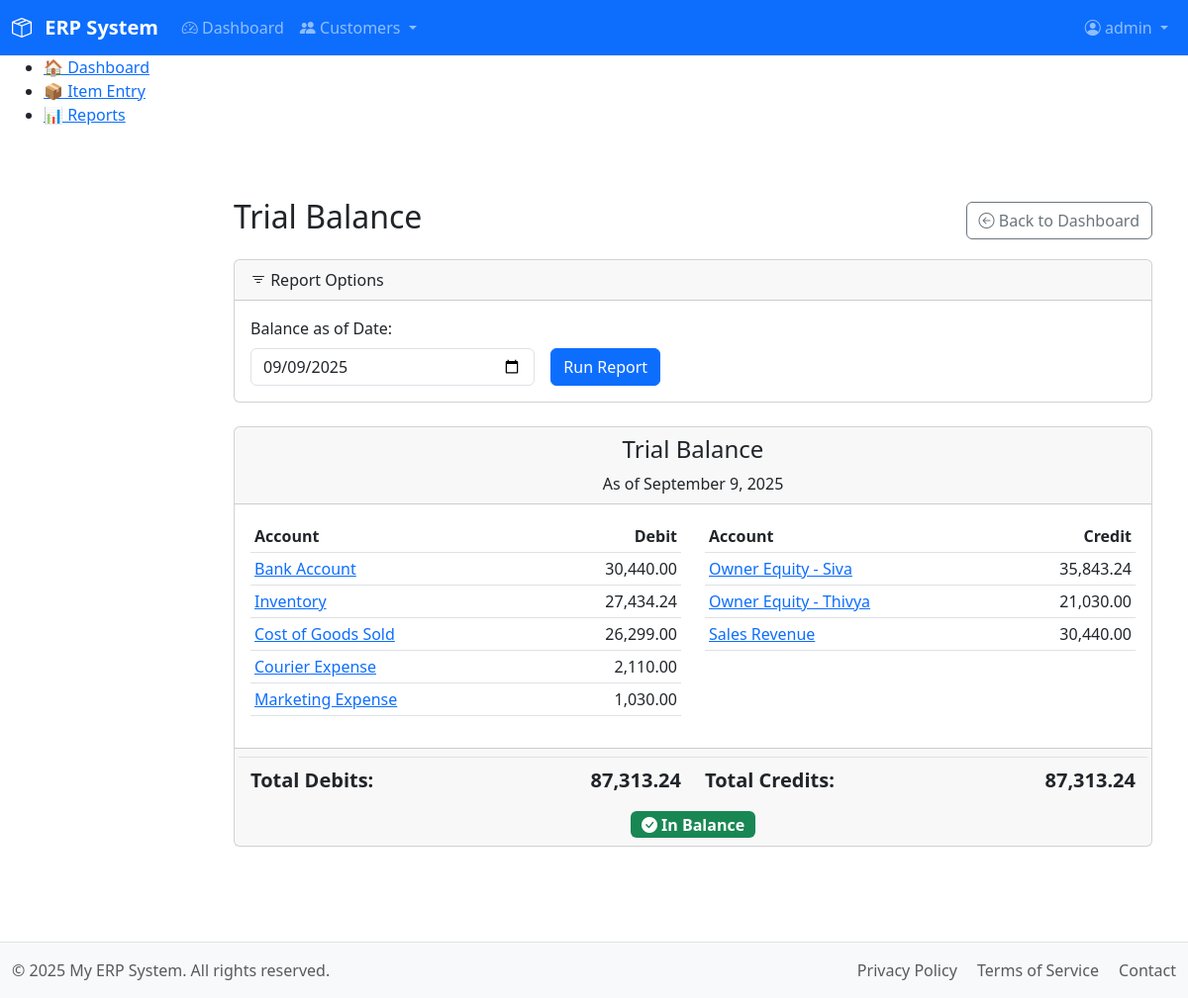
The app's page /modules/accounts/report_trial_balance.php (signed in) with its own data.
### tables this page shows
CREATE TABLE `acc_chartofaccounts` (
  `account_id` int(11) NOT NULL AUTO_INCREMENT,
  `account_name` varchar(255) NOT NULL,
  `account_type` enum('Asset','Liability','Equity','Revenue','Expense') NOT NULL,
  `normal_balance` enum('debit','credit') NOT NULL,
  `description` text DEFAULT NULL,
  `is_active` tinyint(1) NOT NULL DEFAULT 1,
  `created_at` timestamp NOT NULL DEFAULT current_timestamp(),
  PRIMARY KEY (`account_id`),
  UNIQUE KEY `uk_account_name` (`account_name`),
  KEY `idx_account_type` (`account_type`)
);

### includes/functions_acc.php (called while the page is built, shortened)
<?php
function get_trial_balance($end_date) {
    $db = db();
    $sql = "
        SELECT
            ca.account_id,
            ca.account_name,
            ca.account_type,
            ca.normal_balance,
            COALESCE(SUM(t.debit_amount), 0) AS total_debits,
            COALESCE(SUM(t.credit_amount), 0) AS total_credits
        FROM
            acc_chartofaccounts ca
        LEFT JOIN
            acc_transactions t ON ca.account_id = t.account_id
                               AND t.status = 'Posted'
                               AND t.transaction_date <= ?
        WHERE
            ca.is_active = 1
        GROUP BY
            ca.account_id, ca.account_name, ca.account_type, ca.normal_balance
        ORDER BY
            ca.account_type, ca.account_name
    ";
    $stmt = $db->prepare($sql);
    $end_date_with_time = $end_date . ' 23:59:59';
    $stmt->bind_param("s", $end_date_with_time);
    $stmt->execute();
    $result = $stmt->get_result();
    $accounts_data = $result->fetch_all(MYSQLI_ASSOC);
    $trial_balance = [];
    $total_debit_balance = 0;
    $total_credit_balance = 0;
    foreach ($accounts_data as $account) {
        $balance = 0;
        if ($account['normal_balance'] === 'debit') {
            $balance = $account['total_debits'] - $account['total_credits'];
            if ($balance > 0) {
                $total_debit_balance += $balance;
            } else {
                $total_credit_balance += abs($balance);
            }
        } else {
            $balance = $account['total_credits'] - $account['total_debits'];
            if ($balance > 0) {
                $total_credit_balance += $balance;
            } else {
                $total_debit_balance += abs($balance);
            }
        }
        if ($account['total_debits'] > 0 || $account['total_credits'] > 0) {
            $account['balance'] = $balance;
            $trial_balance[] = $account;
        }
    }
    return [
        'accounts' => $trial_balance,
        'total_debits' => $total_debit_balance,
        'total_credits' => $total_credit_balance
    ];
}

### modules/accounts/report_trial_balance.php (the view, shortened to what this page needs)
<?php
require_once __DIR__ . '/../../includes/functions_acc.php';
$end_date = $_GET['end_date'] ?? date('Y-m-d');
$data = [];
$error_message = '';
try {
    $data = get_trial_balance($end_date);
} catch (Exception $e) {
    $error_message = $e->getMessage();
}
$debit_accounts = [];
$credit_accounts = [];
if (!empty($data['accounts'])) {
    foreach ($data['accounts'] as $account) {
        if ($account['normal_balance'] === 'debit') {
            if ($account['balance'] != 0) {
                $debit_accounts[] = $account;
            }
        } else {
            if ($account['balance'] != 0) {
                 $credit_accounts[] = $account;
            }
        }
    }
}
require_once __DIR__ . '/../../includes/header.php';
?>
<main class="container mt-4">
    <div class="d-flex justify-content-between align-items-center mb-3">
        <h2>Trial Balance</h2>
        <a href="/index.php" class="btn btn-outline-secondary">
            <i class="bi bi-arrow-left-circle"></i> Back to Dashboard
        </a>
    </div>
    <div class="card mb-4">
        <div class="card-header"><i class="bi bi-filter"></i> Report Options</div>
        <div class="card-body">
            <form method="GET" class="row g-3 align-items-center">
                <div class="col-md-4">
                    <label for="end_date" class="form-label">Balance as of Date:</label>
                    <input type="date" class="form-control" id="end_date" name="end_date" value="<?= htmlspecialchars($end_date) ?>">
                </div>
                <div class="col-md-4 align-self-end">
                    <button type="submit" class="btn btn-primary">Run Report</button>
                </div>
            </form>
        </div>
    </div>
    <?php if ($error_message): ?>
        <div class="alert alert-danger"><?= htmlspecialchars($error_message) ?></div>
    <?php else: ?>
        <div class="card">
            <div class="card-header text-center">
                <h4>Trial Balance</h4>
                <p class="mb-0">As of <?= htmlspecialchars(date("F j, Y", strtotime($end_date))) ?></p>
            </div>
            <div class="card-body">
                <div class="row">
                    <div class="col-md-6">
                        <table class="table table-sm table-hover">
                            <thead>
                                <tr>
                                    <th>Account</th>
                                    <th class="text-end">Debit</th>
                                </tr>
                            </thead>
                            <tbody>
                                <?php foreach ($debit_accounts as $account): ?>
                                <tr>
                                    <td>
                                        <a href="report_account_ledger.php?account_id=<?= $account['account_id'] ?>&end_date=<?= htmlspecialchars($end_date) ?>">
                                            <?= htmlspecialchars($account['account_name']) ?>
                                        </a>
                                    </td>
                                    <td class="text-end"><?= number_format($account['balance'], 2) ?></td>
                                </tr>
                                <?php endforeach; ?>
                            </tbody>
                        </table>
                    </div>
                    <div class="col-md-6">
                        <table class="table table-sm table-hover">
                             <thead>
                                <tr>
                                    <th>Account</th>
                                    <th class="text-end">Credit</th>
                                </tr>
                            </thead>
                            <tbody>
                                <?php foreach ($credit_accounts as $account): ?>
                                <tr>
                                    <td>
                                        <a href="report_account_ledger.php?account_id=<?= $account['account_id'] ?>&end_date=<?= htmlspecialchars($end_date) ?>">
                                            <?= htmlspecialchars($account['account_name']) ?>
                                        </a>
                                    </td>
                                    <td class="text-end"><?= number_format($account['balance'], 2) ?></td>
                                </tr>
                                <?php endforeach; ?>
                            </tbody>
                        </table>
                    </div>
                </div>
            </div>
            <div class="card-footer">
                <div class="row">
                    <div class="col-md-6 d-flex justify-content-between border-top pt-2">
                        <strong class="fs-5">Total Debits:</strong>
                        <strong class="fs-5"><?= number_format($data['total_debits'], 2) ?></strong>
                    </div>
                    <div class="col-md-6 d-flex justify-content-between border-top pt-2">
                        <strong class="fs-5">Total Credits:</strong>
                        <strong class="fs-5"><?= number_format($data['total_credits'], 2) ?></strong>
                    </div>
                </div>
                <div class="text-center mt-3">
                    <?php
                    $is_balanced = abs($data['total_debits'] - $data['total_credits']) < 0.001;
                    ?>
                    <span class="badge fs-6 <?= $is_balanced ? 'bg-success' : 'bg-danger' ?>">
                        <?= $is_balanced ? '<i class="bi bi-check-circle-fill"></i> In Balance' : '<i class="bi bi-x-octagon-fill"></i> Out of Balance' ?>
                    </span>
                </div>
            </div>
        </div>
    <?php endif; ?>
</main>
<?php require_once __DIR__ . '/../../includes/footer.php'; ?>

### assets/css/main.css (style rules this page uses)
main { padding-top: 1rem; padding-bottom: 3rem; }

### records on screen
acc_chartofaccounts: account_name "Bank Account", balance "30,440.00"
acc_chartofaccounts: account_name "Inventory", balance "27,434.24"
acc_chartofaccounts: account_name "Cost of Goods Sold", balance "26,299.00"
acc_chartofaccounts: account_name "Courier Expense", balance "2,110.00"
acc_chartofaccounts: account_name "Marketing Expense", balance "1,030.00"
acc_chartofaccounts: account_name "Owner Equity - Siva", balance "35,843.24"
acc_chartofaccounts: account_name "Owner Equity - Thivya", balance "21,030.00"
acc_chartofaccounts: account_name "Sales Revenue", balance "30,440.00"

### other values on screen
$_SESSION['username'] "admin"
date("F j, Y", strtotime($end_date)) "September 9, 2025"
$data['total_debits'] "87,313.24"
$data['total_credits'] "87,313.24"
